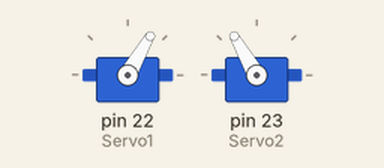
Simulated run of this sketch. Board: Arduino Mega 2560, built with avr-gcc and run on an emulated ATmega2560. On the bench: 2 × servo.

Above: at 0.05 s.
At 3.5 s:
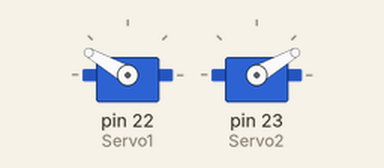
Timing chart, 0 to 8.1 s (numbered marks = the images above):
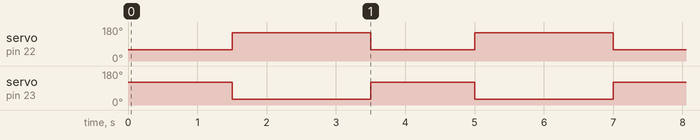

Measured:
- by itself, servo on pin 22 (Servo1): alternates 150° for 2.0 s and 60° for 1.5 s
- by itself, servo on pin 23 (Servo2): alternates 120° for 1.5 s and 30° for 2.0 s

The sketch:

garra.ino
```cpp
#include <Servo.h>

Servo Servo1;
Servo Servo2;

void abrirCupula(){
  Servo1.write(60);
  Servo2.write(120);
  delay(1500);
}

void cerrarCupula(){
  Servo1.write(150);
  Servo2.write(30);
   delay(1500);
}

void setup() {
  // put your setup code here, to run once:
  Serial.begin(9600);
  Servo1.attach(22); //Derecho
  Servo2.attach(23); // Izquierdo considerando que se ve desde enfrent
}

void loop() {
  abrirCupula();
  cerrarCupula();
  delay(500);


}
```
